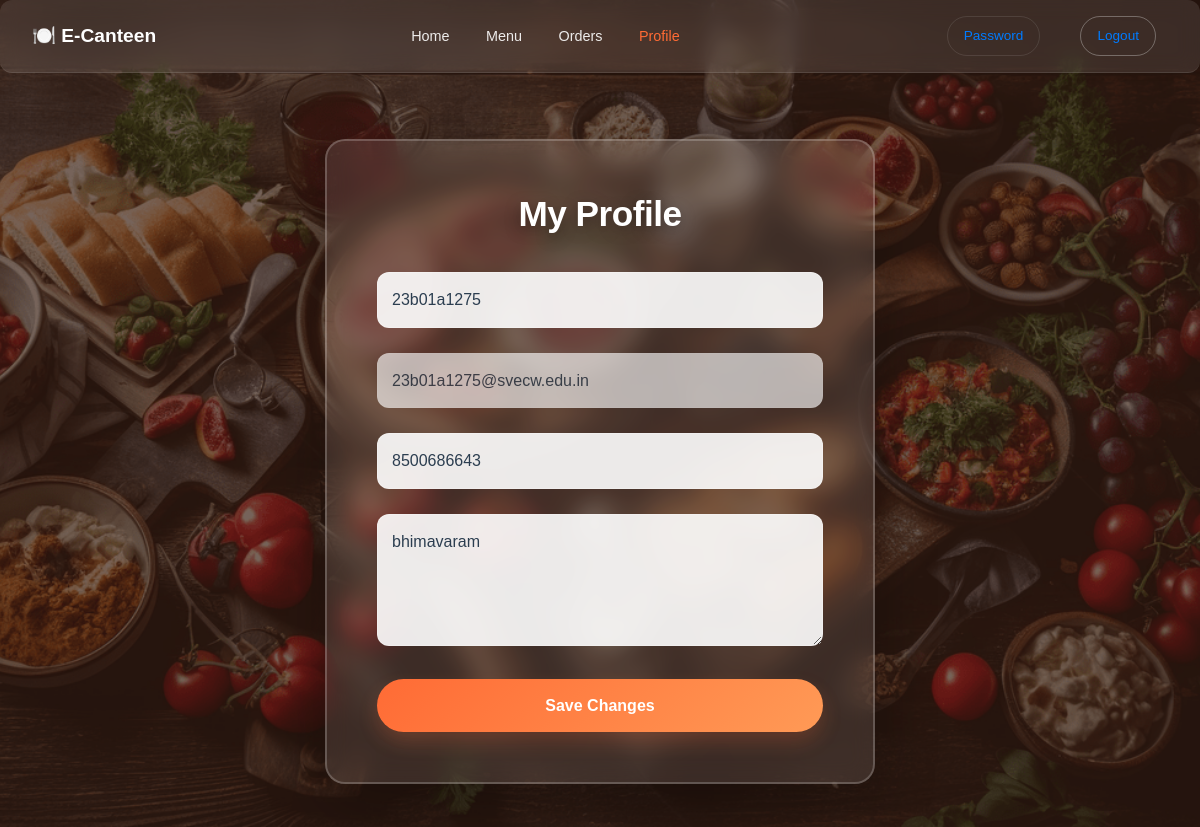
The page /user/profile/ (signed in) on the database its author committed.
### user/models.py (models this page shows, shortened)
class Users(models.Model):
    name = models.CharField(max_length=100)
    email = models.EmailField(unique=True)
    phone_number = models.CharField(max_length=15)
    address = models.TextField()
    password = models.CharField(max_length=128)

### user/views.py (the view, shortened to what this page needs)
# urls.py: path('profile/', views.user_profile, name='user_profile'),
def user_profile(request):
    user_id = request.session.get('user_id')
    if not user_id:
        return redirect('user_login')
    user = Users.objects.get(id=user_id)
    message = ''
    error = ''
    return render(request, 'user/profile.html', {'user': user, 'message': message, 'error': error})

### templates/user/profile.html (shortened to what this page needs)
{% extends 'base.html' %}
{% load static %}
{% block navbar %}
<nav class="navbar">
    <div class="nav-left">🍽️ E-Canteen</div>
    <div class="nav-center">
        <a href="/">Home</a>
        <a href="{% url 'menu_page' %}">Menu</a>
        <a href="{% url 'user_active_orders' %}">Orders</a>
        <a href="{% url 'user_profile' %}" style="color: var(--primary);">Profile</a>
    </div>
    <div class="nav-right">
        <a href="{% url 'change_password' %}" class="logout" style="border-color: rgba(255,255,255,0.1);">Password</a>
        <a href="{% url 'user_logout' %}" class="logout">Logout</a>
    </div>
</nav>
{% endblock %}
{% block content %}
<div class="home-bg-blur"></div>
<div class="profile-wrapper">
    <div class="profile-card">
        <h2>My Profile</h2>
        <form method="post">
            <div class="form-group"><input type="text" name="name" value="{{ user.name }}" placeholder="Full Name" required></div>
            <div class="form-group"><input type="email" value="{{ user.email }}" disabled style="opacity: 0.7; cursor: not-allowed;"></div>
            <div class="form-group"><input type="text" name="phone_number" value="{{ user.phone_number }}" placeholder="Phone Number" required></div>
            <div class="form-group"><textarea name="address" rows="4" placeholder="Address">{{ user.address }}</textarea></div>
            <button type="submit" class="btn-save">Save Changes</button>
        </form>
    </div>
</div>
{% endblock %}

### static/css/styles.css (style rules this page uses)
:root { --primary: #ff6b35; --primary-light: #ff9a56; --primary-dark: #e55a1f; --secondary: #004e89; --secondary-light: #00618a; --secondary-dark: #003f5c; --success: #27ae60; --success-light: #229954; --success-dark: #1e8449; --danger: #e74c3c; --danger-light: #ec7063; --danger-dark: #c0392b; --warning: #f39c12; --warning-light: #f8b739; --warning-dark: #d68910; --info: #3498db; --info-light: #5dade2; --info-dark: #2874a6; --dark: #1a1a1a; --light: #f8f9fa; --gray: #6c757d; --gray-light: #ecf0f1; --gray-lighter: #f5f7fa; --border-radius: 12px; --border-radius-lg: 16px; --transition: all 0.3s cubic-bezier(0.4, 0, 0.2, 1); --transition-fast: all 0.2s cubic-bezier(0.4, 0, 0.2, 1); --shadow-sm: 0 2px 8px rgba(0, 0, 0, 0.06); --shadow-md: 0 5px 20px rgba(0, 0, 0, 0.08); --shadow-lg: 0 10px 30px rgba(0, 0, 0, 0.12); --shadow-xl: 0 20px 60px rgba(0, 0, 0, 0.15); }
* { margin: 0; padding: 0; box-sizing: border-box; }
html { scroll-behavior: smooth; }
body { font-family: -apple-system, BlinkMacSystemFont, 'Segoe UI', 'Roboto', 'Oxygen', 'Ubuntu', 'Helvetica Neue', sans-serif; background: #ffffff; color: #2c3e50; line-height: 1.6; min-height: 100vh; font-size: 1rem; font-weight: 400; -webkit-font-smoothing: antialiased; -moz-osx-font-smoothing: grayscale; }
h1, h2, h3, h4, h5, h6 { font-weight: 700; color: var(--secondary); margin-bottom: 1.5rem; letter-spacing: -0.5px; }
h2 { font-size: 2.2rem; line-height: 1.3; }
button[type="submit"], button.btn-modern { min-width: 120px; }
input[type="text"], input[type="email"], input[type="password"], textarea, select { border: 2px solid #e0e0e0; border-radius: 10px; padding: 14px 18px; font-size: 0.95rem; transition: var(--transition); font-family: inherit; background: rgba(255, 255, 255, 0.95); color: #2c3e50; font-weight: 500; }
input[type="text"]::placeholder, input[type="email"]::placeholder, input[type="password"]::placeholder, textarea::placeholder { color: #999; font-weight: 400; }
.form-group { margin-bottom: 2rem; }
.navbar { background: linear-gradient(135deg, var(--gray-lighter) 0%, #d9e5f0 100%); padding: 1rem; border-radius: var(--border-radius); margin-bottom: 1.5rem; box-shadow: var(--shadow-sm); }
.navbar a { color: var(--secondary); text-decoration: none; margin: 0 12px; font-weight: 600; transition: var(--transition); }
a:not([class*="btn"]) { text-decoration: none; color: var(--primary); font-weight: 600; transition: var(--transition); }
h1, h2, h3, h4, h5, h6 { font-weight: 700; color: var(--secondary); margin-bottom: 1.5rem; }
h2 { font-size: 2rem; }
button[type="submit"], button.btn-modern { min-width: 100px; }
input[type="text"], input[type="email"], input[type="password"], textarea, select { border: 2px solid #e0e0e0; border-radius: 8px; padding: 12px 16px; font-size: 1rem; transition: var(--transition); font-family: inherit; }
.form-group { margin-bottom: 1.5rem; }
.navbar a { color: #007bff; text-decoration: none; margin: 0 12px; font-weight: 500; }
input, button, select, textarea { padding: 10px; margin-top: 5px; width: 250px; border-radius: 4px; border: 1px solid #ccc; font-size: 1rem; box-sizing: border-box; }
button { background: #007bff; color: #fff; border: none; cursor: pointer; transition: background 0.2s; }
a { text-decoration: none; color: #007bff; font-weight: 500; transition: color 0.2s; }

### templates/base.html (style rules this page uses)
:root { --primary: #ff6b35; --secondary: #004e89; --success: #2ecc71; --danger: #e74c3c; --dark: #1a1a1a; --light: #f8f9fa; --gray: #6c757d; }

### rows shown on the page
Users: name "23b01a1275", email "23b01a1275@svecw.edu.in", phone_number "8500686643", address "bhimavaram"
